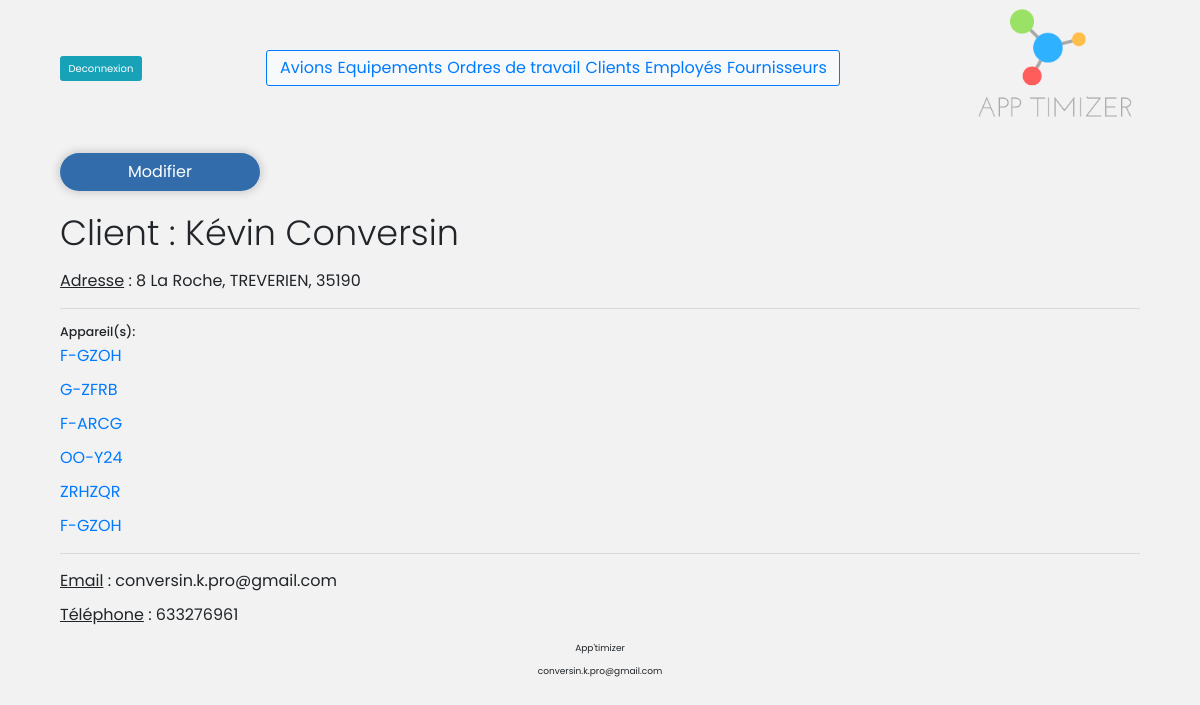
/construct/public/index.php?p=focus_customer&table=customers&id=1 (signed in), run on the app's committed database.
### tables this page shows
CREATE TABLE IF NOT EXISTS `plane` (
  `plane_id` int(11) NOT NULL AUTO_INCREMENT,
  `immat` varchar(255) NOT NULL,
  `serial_number_plane` varchar(255) NOT NULL,
  `customer_id` varchar(255) DEFAULT NULL,
  `type` varchar(255) NOT NULL,
  `nationalite` varchar(255) NOT NULL,
  `plane_img` varchar(255) DEFAULT 'default_plane.png',
  PRIMARY KEY (`plane_id`)
);

### construct/pages/focus_customer.php (called while the page is built)
<?php
require '../app/class/functions.php';
require '../app/class/focusOn.php';
require '../app/class/customer.php';
require '../app/class/DB_connect.php';
$id = htmlspecialchars($_GET['id']);
$query = "SELECT * FROM customers WHERE customer_id = ?";
$stmt = $pdo->prepare($query);
$stmt->execute([$id]);
$result = $stmt->fetchObject();
$customer = new Customer($result, $id);
require 'html/focus_customer.phtml';
 ?>

### construct/app/class/focusOn.php (called while the page is built, shortened)
<?php
class FocusOn
{
  protected $data;
  function __construct($data, $id)
  {
    $this->data = $data;
    $this->id = $id;
  }
  public function getDataAbout($thing){
    return $this->data->$thing;
  }
}
?>

### construct/app/class/DB_connect.php (called while the page is built)
<?php
 $dsn = 'mysql:dbname=apptimizer;host=localhost;port=3307';
 $user = 'root';
 $password = '';
 try {
     $pdo = new PDO($dsn, $user, $password, [
            PDO::ATTR_DEFAULT_FETCH_MODE => PDO::FETCH_ASSOC,
            PDO::ATTR_ERRMODE => PDO::ERRMODE_EXCEPTION
            ]);
     $pdo->query('SET NAMES UTF8');
 } catch (PDOException $e) {
     echo 'Connexion échouée : ' . $e->getMessage();
 }
?>

### construct/app/class/customer.php (called while the page is built)
<?php
class Customer extends FocusOn
{
  public function get_plane_by_id_customer()
  {
    include 'DB_connect.php';
    $query = "SELECT plane_id, immat FROM plane WHERE customer_id = ?";
    $stmt = $pdo->prepare($query);
    $stmt->execute([$this->id]);
    $results = array();
    while ($result = $stmt->fetchObject()){
        $results[] = $result;
    }
    return $results;
  }
}
 ?>

### construct/pages/html/focus_customer.phtml (the view)
<div class="button-container">
  <div class="action-button my-2">
    <a href="index.php?p=modify_customers&table=customer&id=<?= $customer->getDataAbout('customer_id') ?>">Modifier</a>
  </div>
</div>
<div class="sub-content">
  <h3 class="display-4 mb-4">Client : <?=  $customer->getDataAbout('fullname') ?></h3>
  <div>
    <div>
      <p><u>Adresse</u> : <?=  $customer->getDataAbout('adress').', '.$customer->getDataAbout('city').', '.$customer->getDataAbout('zip_code') ?></p>
    </div>
  </div>
  <hr class="my-4">
  <div>
    <h5 class="mb-2">Appareil(s):</h5>
      <?php foreach ($customer->get_plane_by_id_customer() as $value): ?>
        <p><a href="index.php?p=focus_plane&table=plane&id=<?= $value->plane_id ?>"><?= $value->immat ?></a></p>
      <?php endforeach; ?>
  </div>
  <hr class="my-4">
  <p><u>Email</u> : <?=  $customer->getDataAbout('email') ?></p>
  <p><u>Téléphone</u> : <?=  $customer->getDataAbout('phone') ?></p>
</div>

### construct/public/css/style.css (style rules this page uses)
* { margin: 0; padding: 0; box-sizing:border-box; font-family: 'Poppins', sans-serif; }
html { font-size: 62.5%; }
body { font-size: 1.6em; width: 90%; margin: auto; background-color: #0000000d; }
a { text-decoration: none; }
.button-container { display: flex; margin: 1em 0; }
.action-button { width: 200px; margin-right: 15px; border: none; border-radius: 25px; box-shadow: 0 0 7px 3px lightgray; padding: 7px; background: #0f539ed6; text-align: center; }
.action-button a { color: white; text-decoration: none; }

### data on the page
plane: immat "F-GZOH"
plane: immat "G-ZFRB"
plane: immat "F-ARCG"
plane: immat "OO-Y24"
plane: immat "ZRHZQR"
plane: immat "F-GZOH"

### other printed values
$customer->getDataAbout('fullname') "Kévin Conversin"
$customer->getDataAbout('adress') "8 La Roche"
$customer->getDataAbout('city') "TREVERIEN"
$customer->getDataAbout('zip_code') "35190"
$customer->getDataAbout('email') "conversin.k.pro@gmail.com"
$customer->getDataAbout('phone') "633276961"
